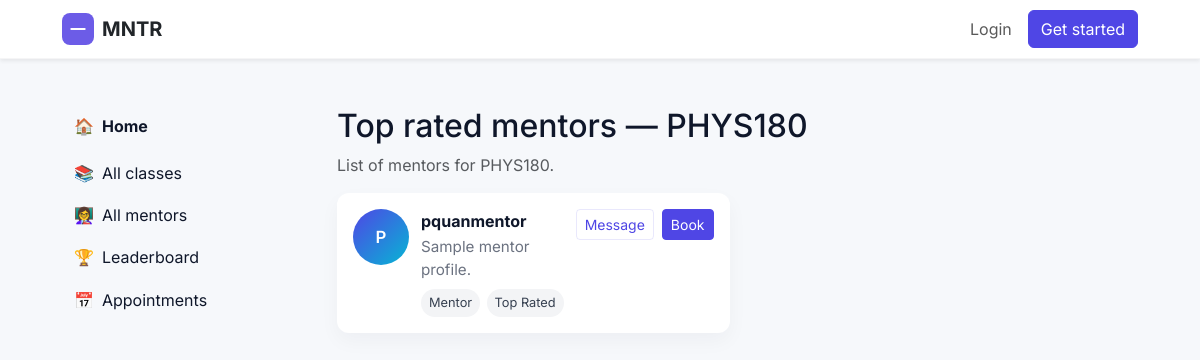
Screenshot of /top-classes/PHYS180/ with the database file from the repository.
### accounts/models.py (models this page shows, shortened)
class Mentor(models.Model):
    user = models.OneToOneField(User, on_delete=models.CASCADE, related_name='mentor_profile')
    bio = models.TextField(blank=True)
    subjects = models.CharField(max_length=300, blank=True)
    class_codes = models.CharField(max_length=300, blank=True, default="")
    approved = models.BooleanField(default=False)
    rating = models.DecimalField(max_digits=3, decimal_places=2, null=True, blank=True)
    avatar = models.ImageField(upload_to='mentor_avatars/', null=True, blank=True)
    created_at = models.DateTimeField(auto_now_add=True)

### accounts/views.py (the view)
# urls.py: path('top-classes/<str:course>/', views.top_class_detail, name='top_class_detail'),
def top_class_detail(request, course):
    mentors = Mentor.objects.filter(approved=True, class_codes__icontains=course).select_related('user')[:12]
    course_display = course.replace('-', ' ')
    return render(request, 'top_class_detail.html', {'course': course_display, 'mentors': mentors})

### templates/top_class_detail.html
{% extends 'base.html' %}
{% block content %}
  <div class="mt-4">
    <h2>Top rated mentors — {{ course }}</h2>
    <p class="text-muted">List of mentors for {{ course }}.</p>
    <div class="mentor-grid mt-3">
      {% for mentor in mentors %}
        <div class="mentor-card">
          <div class="mentor-avatar">{{ mentor.user.username|slice:":1"|upper }}</div>
          <div class="mentor-meta">
            <div class="mentor-name">{{ mentor.user.username }}</div>
            <div class="mentor-bio">{{ mentor.bio|default:"Sample mentor profile." }}</div>
            <div class="mentor-tags mt-2">
              <div class="tag">Mentor</div>
              <div class="tag">Top Rated</div>
            </div>
          </div>
          <div class="mentor-actions">
            <a class="btn btn-outline-primary btn-sm" href="#">Message</a>
            <a class="btn btn-primary btn-sm" href="#">Book</a>
          </div>
        </div>
      {% endfor %}
    </div>
  </div>
{% endblock %}

### static/style.css (style rules this page uses)
:root { --color-bg: #f6f8fb; --color-surface: #ffffff; --color-muted: #6b7280; --color-primary: #4F46E5; --color-primary-700: #3730A3; --color-accent: #06B6D4; --color-success: #10B981; --color-danger: #ef4444; --color-focus: rgba(79,70,229,0.18); --radius-lg: 12px; --shadow-sm: 0 8px 28px rgba(15,23,42,0.06); --container-width: 1100px; }
body { font-family: Inter, system-ui, -apple-system, "Segoe UI", Roboto, "Helvetica Neue", Arial; color: #0f172a; background: var(--color-bg); }
.btn-primary { background: var(--color-primary); border-color: var(--color-primary); color: #fff; }
.btn-outline-primary { color: var(--color-primary); border-color: rgba(79,70,229,0.12); }
a { color: var(--color-primary); }
.mentor-grid { display: grid; grid-template-columns: repeat(auto-fill, minmax(260px, 1fr)); gap: 1rem; }
.mentor-card { background: var(--color-surface); border-radius: .75rem; padding: 1rem; box-shadow: 0 8px 20px rgba(15,23,42,0.04); display:flex; gap: .75rem; align-items:flex-start; }
.mentor-avatar { width:56px; height:56px; border-radius:999px; background: linear-gradient(135deg, var(--color-primary), var(--color-accent)); color:#fff; display:flex; align-items:center; justify-content:center; font-weight:600; font-size:1.05rem; }
.mentor-meta { flex:1; }
.mentor-name { font-weight:700; margin-bottom: .15rem; }
.mentor-bio { color: var(--color-muted); font-size: .95rem; margin-bottom: .5rem; }
.mentor-tags { display:flex; gap:.4rem; flex-wrap:wrap; }
.mentor-tags .tag { background:#f3f4f6; color: #374151; padding:.25rem .5rem; border-radius:999px; font-size:.8rem; }
.mentor-actions { display:flex; gap:.5rem; align-items:center; }

### rows the page displays
Mentor: user.username "P", user.username "pquanmentor", bio "Sample mentor profile."

### other values shown
{{ course }} "PHYS180"
